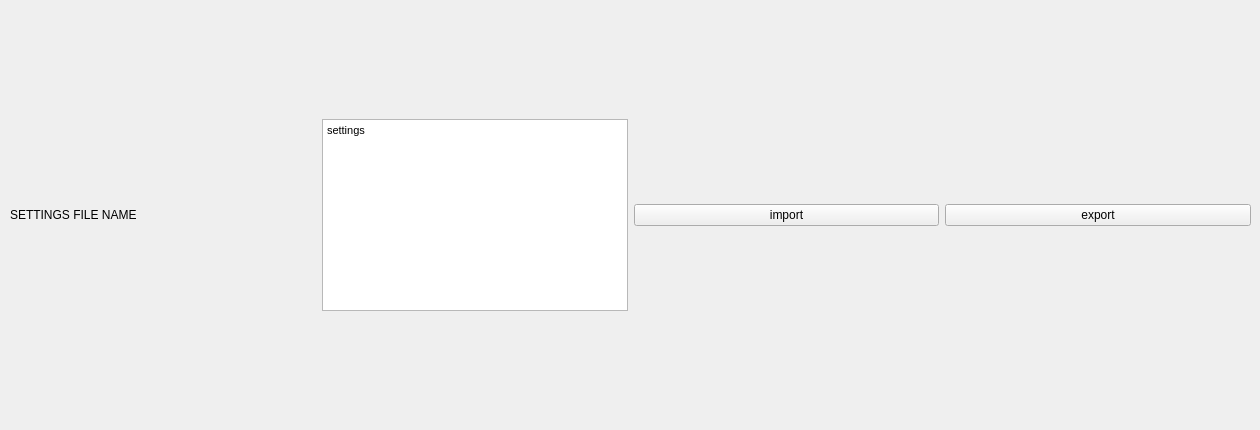
      <widget class="QWidget" name="tab_5">
       <attribute name="title">
        <string>IMPORTS</string>
       </attribute>
       <widget class="QWidget" name="gridLayoutWidget_7">
        <property name="geometry">
         <rect>
          <x>10</x>
          <y>10</y>
          <width>1241</width>
          <height>411</height>
         </rect>
        </property>
        <layout class="QGridLayout" name="gridLayout_7">
         <item row="0" column="0">
          <widget class="QLabel" name="label_29">
           <property name="text">
            <string>SETTINGS FILE NAME</string>
           </property>
          </widget>
         </item>
         <item row="0" column="1">
          <widget class="QTextEdit" name="textEdit_43">
           <property name="sizePolicy">
            <sizepolicy hsizetype="Minimum" vsizetype="Minimum">
             <horstretch>0</horstretch>
             <verstretch>0</verstretch>
            </sizepolicy>
           </property>
           <property name="html">
            <string>&lt;!DOCTYPE HTML PUBLIC &quot;-//W3C//DTD HTML 4.0//EN&quot; &quot;http://www.w3.org/TR/REC-html40/strict.dtd&quot;&gt;
&lt;html&gt;&lt;head&gt;&lt;meta name=&quot;qrichtext&quot; content=&quot;1&quot; /&gt;&lt;style type=&quot;text/css&quot;&gt;
p, li { white-space: pre-wrap; }
&lt;/style&gt;&lt;/head&gt;&lt;body style=&quot; font-family:'MS Shell Dlg 2'; font-size:8.25pt; font-weight:400; font-style:normal;&quot;&gt;
&lt;p style=&quot; margin-top:0px; margin-bottom:0px; margin-left:0px; margin-right:0px; -qt-block-indent:0; text-indent:0px;&quot;&gt;settings&lt;/p&gt;&lt;/body&gt;&lt;/html&gt;</string>
           </property>
           <property name="placeholderText">
            <string>settings</string>
           </property>
          </widget>
         </item>
         <item row="0" column="2">
          <widget class="QPushButton" name="pushButton">
           <property name="text">
            <string>import</string>
           </property>
          </widget>
         </item>
         <item row="0" column="3">
          <widget class="QPushButton" name="pushButton_2">
           <property name="text">
            <string>export</string>
           </property>
          </widget>
         </item>
        </layout>
       </widget>
      </widget>
